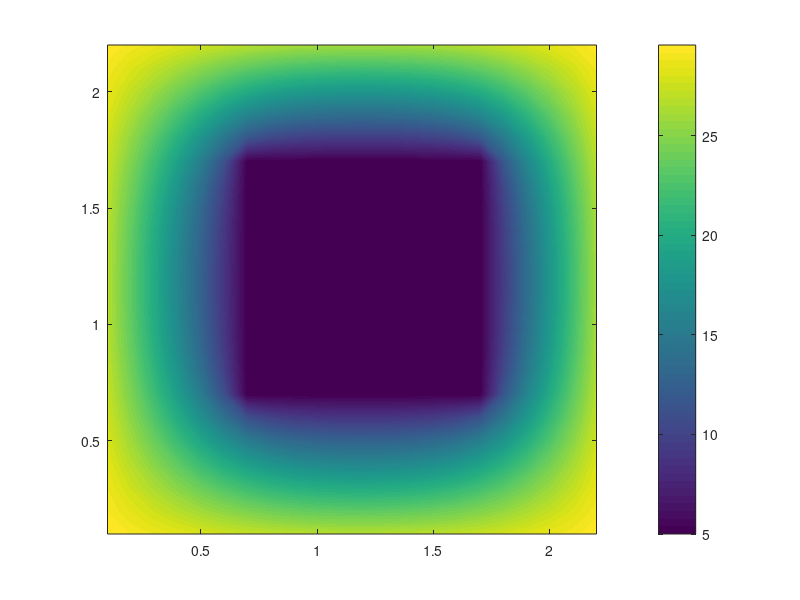

Source code (MATLAB):
% set problem constants
conductivity=0.3;
convection_coeff=3;
temp_amb=30; % temperature at external boundary
temp_sink=5; % temperature at internal boundary (sink)
length_x=2.2;
length_y=2.2;
element_size=0.1; % will be rounded to ensure a whole number of elements
tol=1e-10; % to stop iteration

% set location of sink - two values are [min, max]
% will be rounded to the nearest whole element
source_x=[0.6,1.7];
source_y=[0.6,1.7];

% calculate some values for the sink
nx=round(length_x/element_size); % number of nodes must be an integer
ny=round(length_y/element_size);
sx=round(source_x/element_size); % nodes for sink
sy=round(source_y/element_size);
sx=sx(1)+1:sx(2); % turn into ranges
sy=sy(1)+1:sy(2);
%sx and sy are the unit steps of source's dimensions. So what this says is if the sink's
% boundaries hit any external boundries, it generates an error.
if ismember(1,sx) || ismember(nx,sx) || ismember(1,sy) || ismember(ny,sy)
    error('Sink elements cannot be on the boundary.')
end

% fill matrices with initial values (sink temperature)
T_new=zeros(nx,ny)+temp_sink;
T_old=T_new;

% set up constants for convection and conduction
%Based on the over all energy balance for slides and corners that are in
%the slides

%Nearly Edge Constant #1 
%(1/2*c2= Edge Constant #1) 
c2=(convection_coeff*element_size/conductivity)+2;
%Edge Constant / 2
c3=convection_coeff*element_size/conductivity;
%Corner Constant #1
c4=conductivity /(2*(conductivity+convection_coeff*element_size));
%Corner constant #2
c5=2*convection_coeff*element_size/conductivity;

% set up neighbour kernel for convolution
neighbours=[[0,.25,0];[.25,0,.25];[0,.25,0]];

% set up main iteration loop
errc=1; erro=errc; it=0;
while errc/erro>tol
    
    % calculate updated temperatures for internal nodes of problem matrix using convolution
    %Moves the kernal materix around the main matrix multiplying the
    %respect
    T_new(2:nx-1,2:ny-1)= conv2(T_old,neighbours,'valid');
    
    % calculate updated temperatures for edge nodes of problem matrix using convection condition
    T_new(2:nx-1,ny)=(1/(2*c2))*(2*T_old(2:nx-1,ny-1)+T_old(1:nx-2,ny)+T_old(3:nx,ny)+2*c3*temp_amb);
    T_new(2:nx-1,1)=(1/(2*c2))*(2*T_old(2:nx-1,2)+T_old(1:nx-2,1)+T_old(3:nx,1)+2*c3*temp_amb);
    T_new(nx,2:ny-1)=(1/(2*c2))*(2*T_old(nx-1,2:ny-1)+T_old(nx,1:ny-2)+T_old(nx,3:ny)+2*c3*temp_amb);
    T_new(1,2:ny-1)=(1/(2*c2))*(2*T_old(2,2:ny-1)+T_old(1,1:ny-2)+T_old(1,3:ny)+2*c3*temp_amb);
    
    % calculate updated temperatures for corner nodes of problem matrix using convection condition
    T_new(1,1)=c4*(T_old(2,1)+T_old(1,2)+c5*temp_amb);
    T_new(nx,ny)=c4*(T_old(nx-1,ny)+T_old(nx,ny-1)+c5*temp_amb);
    T_new(1,ny)=c4*(T_old(1,ny-1)+T_old(2,ny)+c5*temp_amb);
    T_new(nx,1)=c4*(T_old(nx-1,1)+T_old(nx,2)+c5*temp_amb);
    
    % enforce fixed temperature at the sink
    T_new(sx,sy)=temp_sink;
    
    % calculate mean change across the matrix
    T_sum=T_new-T_old;
    errc=mean2(abs(T_sum));
    if it==1
        erro=errc;
    end
    
    % swap old and new values for next iteration and increment count
    T_old=T_new;
    it=it+1;
    % continue while loop (unless change ratio drops below tolerance)
end

% display result with contour plot
x=[1:size(T_new,2)]*element_size;
y=[1:size(T_new,1)]*element_size;
[C,j] = contourf(x,y,T_new,500);
set(j,'LineColor','none')
colorbar
axis('equal')

% calculate total heat transferred
top=(T_new(sx,sy(1)-1)-T_new(sx,sy(1)));
bottom=(T_new(sx,sy(end)+1)-T_new(sx,sy(end)));
left=(T_new(sx(1)-1,sy)-T_new(sx(1),sy));
right=(T_new(sx(end)+1,sy)-T_new(sx(end),sy));
heat_tot=(top+bottom+left+right)*conductivity